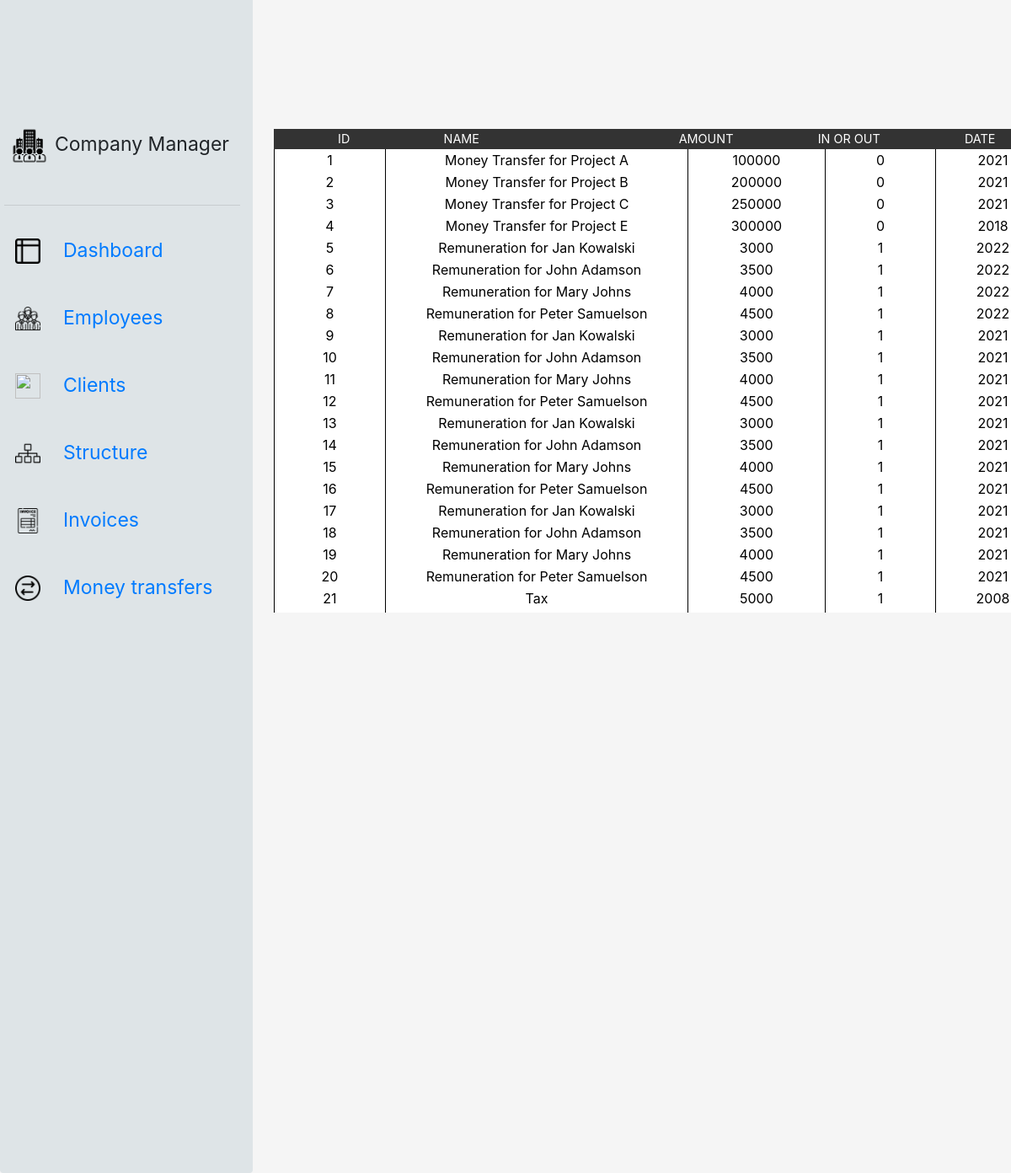
Screenshot of /money_transfers with the database file from the repository.
### tables this page shows
CREATE TABLE MoneyTransfers (
    id_mtr int NOT NULL PRIMARY KEY,
    Name varchar(40) NOT NULL,
    Amount int NOT NULL,
    InOut binary(1) NOT NULL,
    Date date NOT NULL
    );

### website/dbf.py (the view)
@dbf.route('/money_transfers', methods = ["GET", "POST"])
def listmt():
    con = sqlite3.connect("PythonProject.db")
    con.row_factory = sqlite3.Row
    cur = con.cursor()
    cur.execute("SELECT * FROM MoneyTransfers")
    rows = cur.fetchall();
    return render_template("money_transfers.html", rows = rows)

### website/templates/money_transfers.html (shortened to what this page needs)
<!DOCTYPE html>
<html lang="en">
  <head>
    <link href="/static/css/bootstrap.min.css" rel="stylesheet">
    <link href="/static/css/floating-labels.css" rel="stylesheet">
  </head>
<body>
  <div class="alert">
  </div>
  <form class="form-signin1" style="position:fixed;">
      <img class="mb-4" src="/static/images/c1.png" alt="" width="60" height="60">
    <div style="position:fixed; margin:-73px 60px; font-size:23px">
      Company Manager
    </div>
  <hr style="position:fixed;width:280px;margin-left:0;margin-bottom: 50px;">
    <img src="/static/images/b1.png" alt="" width="30" height="30" style="position:fixed; margin:56px 13px">
  <a href="/home" style="position:fixed; margin:53px 70px; font-size:23px">
    Dashboard
  </a>
  <img src="/static/images/b2.png" alt="" width="30" height="30" style="position:fixed; margin:136px 13px">
  <a href="/employees" style="position:fixed; margin:133px 70px; font-size:23px">
    Employees
  </a>
  <img src="/static/images/b3.png" alt="" width="30" height="30" style="position:fixed; margin:216px 13px">
  <a href="/clients" style="position:fixed; margin:213px 70px; font-size:23px">
    Clients
  </a>
  <img src="/static/images/b4.png" alt="" width="30" height="30" style="position:fixed; margin:296px 13px">
  <a href="structure" style="position:fixed; margin:293px 70px; font-size:23px">
    Structure
  </a>
  <img src="/static/images/b5.png" alt="" width="30" height="30" style="position:fixed; margin:376px 13px">
  <a href="/invoices" style="position:fixed; margin:373px 70px; font-size:23px">
    Invoices
  </a>
  <img src="/static/images/b6.png" alt="" width="30" height="30" style="position:fixed; margin:456px 13px">
  <a href="/money_transfers" class="disabled"  style="position:fixed; margin:453px 70px; font-size:23px">
  </a>
  <div class="col">
    <table>
    <thead>
      <td class="td1">ID</td>
      <td class="td1">Name</td>
      <td class="td1"></td>
      <td class="td1">Amount</td>
      <td class="td1">In or Out</td>
      <td class="td1">Date</td>
    </thead>
  </table>
  </div>
  <div class = "tables12">
  <table>
    {% for row in rows %}
      <tr>
        <td>{{row["id_mtr"]}}</td>
        <td>{{row["Name"]}}</td>
        <td>{{row["Amount"]}}</td>
        <td>{{row["InOut"]}}</td>
        <td>{{row["Date"]}}</td>
      </tr>
    {% endfor %}
  </table>
  </div>
</body>
</html>

### website/static/css/floating-labels.css (style rules this page uses)
:root { --input-padding-x: .75rem; --input-padding-y: .75rem; }
html, body { height: 100%; }
.col { background-color: #333; color: white; font-size: 0.9rem; text-transform: uppercase; text-align: center; max-width: 76.8%; position: fixed; margin-left: 320px; margin-top: -74px; border-spacing: 10px; }
td { width: 4.3%; max-width: 5%; border: 1px black; border-left: 1px solid black; border-right: 1px solid black; border-spacing: 10px; white-space: nowrap; }
td.td1 { border-left: none; border-right: none; border-spacing: 50px; border-collapse: separate; }
body { display: -ms-flexbox; display: flex; -ms-flex-align: center; align-items: center; padding-top: 40px; padding-bottom: 40px; background-color: #f5f5f5; overflow-y: hidden; }
.tables12 { border-collapse: collapse; background-color: white; color: black; text-align: center; overflow-y: scroll; margin-left: 320px; width: 77%; max-width: 76.8%; height: 550px; margin-bottom: 70px; margin-top: -50px; position: fixed; }
.form-signin1 { width: 100%; max-width: 50px; padding: 15px; margin-bottom: 430px; margin-left: -10px; }
.alert { background-color: #DEE4E7; padding: 15px; width: 300px; height: 2000px; }
a.disabled { pointer-events: none; cursor: disabled; }

### rows the page displays
MoneyTransfers: id_mtr "1", Name "Money Transfer for Project A", Amount "100000", InOut "0", Date "2021"
MoneyTransfers: id_mtr "2", Name "Money Transfer for Project B", Amount "200000", InOut "0", Date "2021"
MoneyTransfers: id_mtr "3", Name "Money Transfer for Project C", Amount "250000", InOut "0", Date "2021"
MoneyTransfers: id_mtr "4", Name "Money Transfer for Project E", Amount "300000", InOut "0", Date "2018"
MoneyTransfers: id_mtr "5", Name "Remuneration for Jan Kowalski", Amount "3000", InOut "1", Date "2022"
MoneyTransfers: id_mtr "6", Name "Remuneration for John Adamson", Amount "3500", InOut "1", Date "2022"
MoneyTransfers: id_mtr "7", Name "Remuneration for Mary Johns", Amount "4000", InOut "1", Date "2022"
MoneyTransfers: id_mtr "8", Name "Remuneration for Peter Samuelson", Amount "4500", InOut "1", Date "2022"
MoneyTransfers: id_mtr "9", Name "Remuneration for Jan Kowalski", Amount "3000", InOut "1", Date "2021"
MoneyTransfers: id_mtr "10", Name "Remuneration for John Adamson", Amount "3500", InOut "1", Date "2021"
MoneyTransfers: id_mtr "11", Name "Remuneration for Mary Johns", Amount "4000", InOut "1", Date "2021"
MoneyTransfers: id_mtr "12", Name "Remuneration for Peter Samuelson", Amount "4500", InOut "1", Date "2021"
MoneyTransfers: id_mtr "13", Name "Remuneration for Jan Kowalski", Amount "3000", InOut "1", Date "2021"
MoneyTransfers: id_mtr "14", Name "Remuneration for John Adamson", Amount "3500", InOut "1", Date "2021"
MoneyTransfers: id_mtr "15", Name "Remuneration for Mary Johns", Amount "4000", InOut "1", Date "2021"
MoneyTransfers: id_mtr "16", Name "Remuneration for Peter Samuelson", Amount "4500", InOut "1", Date "2021"
MoneyTransfers: id_mtr "17", Name "Remuneration for Jan Kowalski", Amount "3000", InOut "1", Date "2021"
MoneyTransfers: id_mtr "18", Name "Remuneration for John Adamson", Amount "3500", InOut "1", Date "2021"
MoneyTransfers: id_mtr "19", Name "Remuneration for Mary Johns", Amount "4000", InOut "1", Date "2021"
MoneyTransfers: id_mtr "20", Name "Remuneration for Peter Samuelson", Amount "4500", InOut "1", Date "2021"
MoneyTransfers: id_mtr "21", Name "Tax", Amount "5000", InOut "1", Date "2008"
